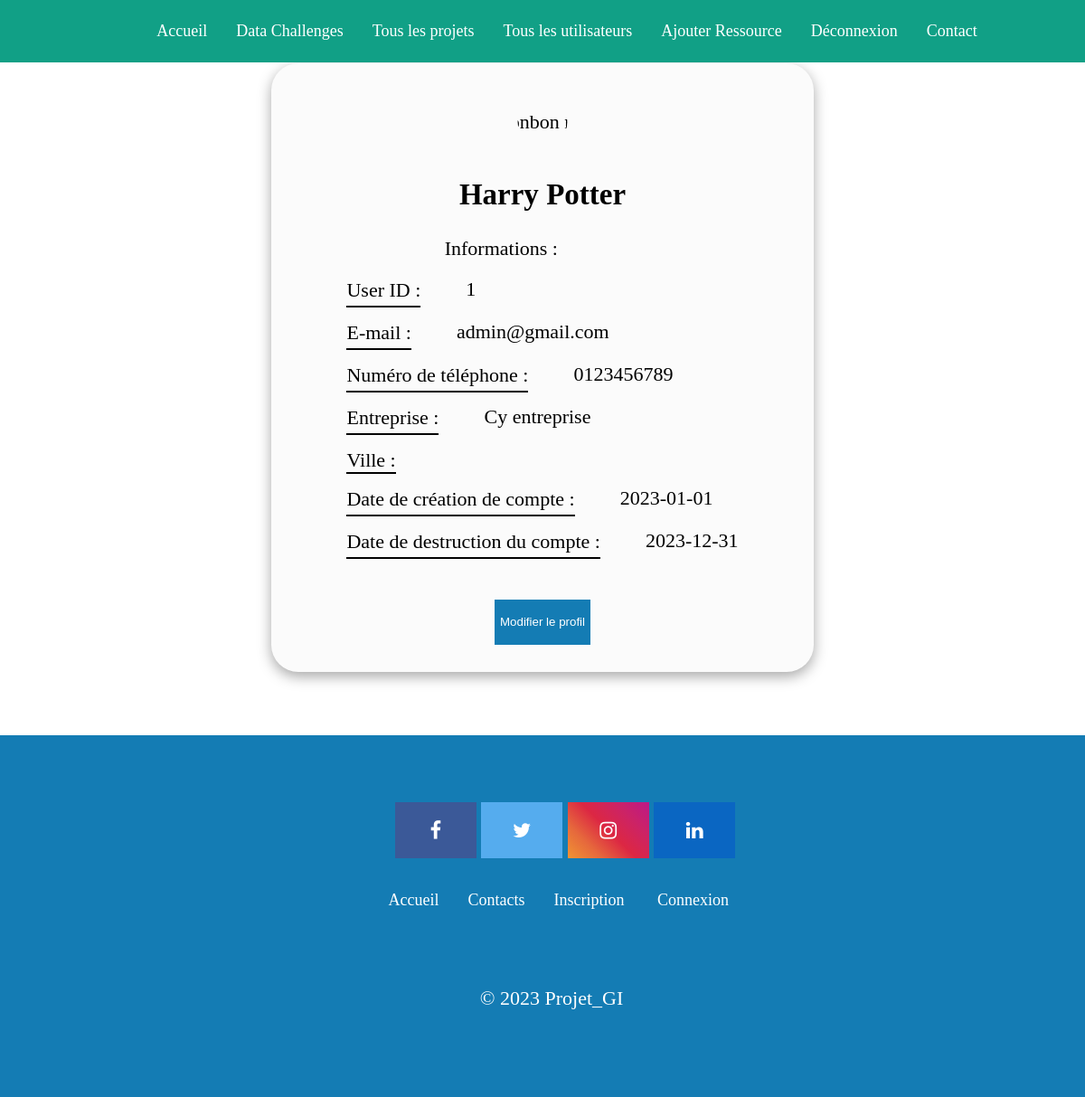
The page /php/profile_gestionnaire.php (signed in) on the database its author committed.
### tables this page shows
CREATE TABLE Utilisateurs (
    ID INT AUTO_INCREMENT PRIMARY KEY,
    Nom VARCHAR(255),
    Prenom VARCHAR(255),
    Entreprise VARCHAR(255),
    Telephone VARCHAR(255),
    Email VARCHAR(255),
    DateDebut DATE,
    DateFin DATE,
    MotDePasse VARCHAR(255),
    Role ENUM('Admin', 'Gestionnaire', 'Etudiant'),
    Niveau ENUM('L1','L2','L3','M1','M2','D'),
    Ecole VARCHAR(255),
    Ville VARCHAR(255)
);

### public/php/profile_gestionnaire.php (the view, shortened to what this page needs)
<?php
    include('header.php');
    $db = new Database();
    $con = $db->connect();
    $stmt = $con->prepare('SELECT * FROM Utilisateurs WHERE ID = ?');
    $id = $_SESSION['user_id'];
    $stmt->bind_param("i", $id);
    $stmt->execute();
    $stmt->bind_result($id, $nom, $prenom, $entreprise, $telephone, $email, $dateDebut, $dateFin, $mdp, $role, $niveau, $ecole, $ville);
?>
<!DOCTYPE html >
<html xml:lang="fr" lang="fr">
<head>
    <link href="../css/stylle.css" rel="stylesheet" />
    <link href="../css/profile.css" rel="stylesheet" />
</head>
<body>
    <img src="https://img.freepik.com/vecteurs-libre/homme-affaires-caractere-avatar-isole_24877-60111.jpg?w=360" class="Avatar" alt="bonbon miel">
    <div class="card_profil">
        <h2 id="identite"> <?= $prenom.' '.$nom?></h2>
        <div id="info">Informations :</div>
        <div id="Information">
            <div class="row">
                <div class="label_profil">
                    <label>User ID :</label>
                </div>
                <div class="info_profil">
                    <p><?= $id ?></p>
                </div>
            </div>
            <div class="row">
                <div class="label_profil">
                    <label>E-mail :</label>
                </div>
                <div class="info_profil">
                    <p><?= $email ?></p>
                </div>
            </div>
            <div class="row">
                <div class="label_profil">
                    <label>Numéro de téléphone :</label>
                </div>
                <div class="info_profil">
                    <p><?= $telephone ?></p>
                </div>
            </div>
            <div class="row">
                <div class="label_profil">
                    <label>Entreprise :</label>
                </div>
                <div class="info_profil">
                    <p><?= $entreprise ?></p>
                </div>
            </div>
            <div class="row">
                <div class="label_profil">
                    <label>Ville :</label>
                </div>
            </div>
            <div class="row">
                <div class="label_profil">
                    <label>Date de création de compte :</label>
                </div>
                <div class="info_profil">
                    <p> <?= $dateDebut ?></p>
                </div>
            </div>
            <div class="row">
                <div class="label_profil">
                    <label>Date de destruction du compte :</label>
                </div>
                <div class="info_profil">
                    <p> <?= $dateFin ?></p>
                </div>
            </div>
        </div>
        <button onclick="window.location.href = 'update_gestionnaire.php';" id="update">Modifier le profil</button>
    </div>
    <?php
	include ('footer.php');
	?>
</body>
</html>

### public/css/stylle.css (style rules this page uses)
body { font-family: 'Aboreto';font-size: 22px; width: 100%; margin: 70px auto; background-color: #ffffff; display: grid; grid-template: "header " auto "main " 1fr "footer " auto; }
.avatar { clip-path: circle(30%); max-width: fit-content; max-height: fit-content; }

### public/css/profile.css (style rules this page uses)
body { background-image: url(https://png.pngtree.com/background/20210715/original/pngtree-abstract-white-geometric-volume-hexagonal-decorative-background-in-minimalist-style-picture-image_1329186.jpg); background-size: cover; }
.card_profil { background-color: #fbfbfb; border-radius: 30px; width: 50%; place-self: center; place-content: center; display:grid; padding-top: 100px; box-shadow: rgba(0, 0, 0, 0.35) 0px 5px 15px; padding-bottom: 30px; margin-bottom: 50px; }
#Information { display:grid; place-content: center; }
.row { display:flex; }
.label_profil { margin-right: 50px; border-bottom: solid 2px black; margin-bottom: 15px; }
.info_profil { margin-top: -23px; }
#update { height: 50px; border:none; display:block; color: white; background-color: #147cb4; width: max-content; margin-top: 30px; place-self: center; }
#identite { text-align: center; }
#info { margin-left: 25%; margin-bottom: 20px; }
.Avatar { place-self: center; margin-bottom: -130px; }

### rows shown on the page
utilisateurs: Prenom "Harry", Nom "Potter", ID "1", Email "admin@gmail.com", Telephone "0123456789", Entreprise "Cy entreprise", DateDebut "2023-01-01", DateFin "2023-12-31"
